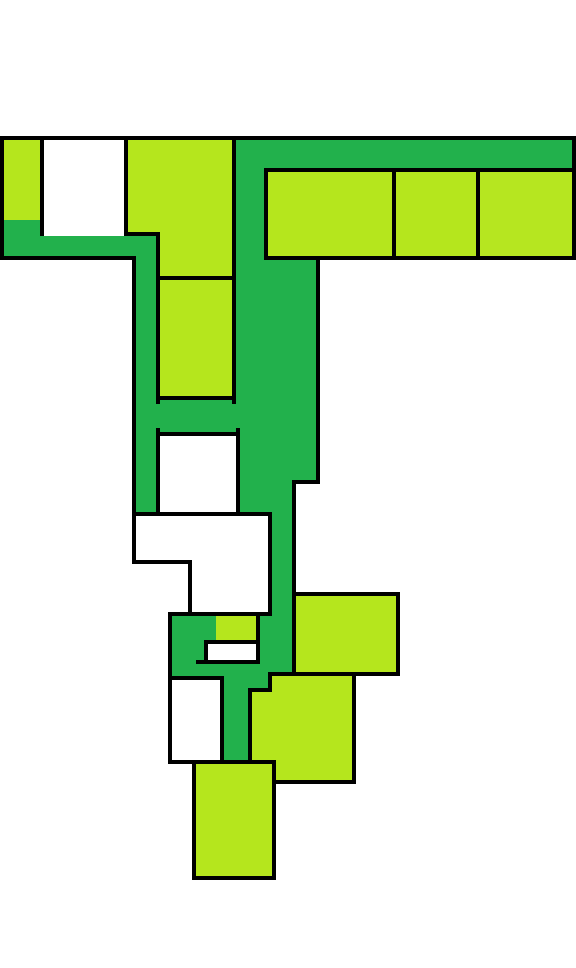

Tiled map render using the project's own tile images. Description and the map definition, with tile-layer contents summarised, below:
An orthogonal 144x242 tile map with 4x4 px tiles, 19 tile layers (sol, COULOIR_Y, COULOIR_Z, COULOIR_A1, ...).

<map version="1.10" tiledversion="1.11.2" orientation="orthogonal" renderorder="right-down" width="144" height="242" tilewidth="4" tileheight="4" infinite="0" nextlayerid="68" nextobjectid="8">
 <tileset firstgid="1" source="4X12.tsx" />
 <layer id="49" name="sol" width="144" height="242" locked="1">
  <data>[34848 cells, 34848 non-empty, 1 distinct tile ids]</data>
 </layer>
 <layer id="51" name="COULOIR_Y" width="144" height="242" locked="1">
  <data>[34848 cells, 588 non-empty, 1 distinct tile ids]</data>
 </layer>
 <layer id="52" name="COULOIR_Z" width="144" height="242" locked="1">
  <data>[34848 cells, 1482 non-empty, 1 distinct tile ids]</data>
 </layer>
 <layer id="53" name="COULOIR_A1" width="144" height="242" locked="1">
  <data>[34848 cells, 282 non-empty, 1 distinct tile ids]</data>
 </layer>
 <layer id="54" name="COULOIR_B1" width="144" height="242" locked="1">
  <data>[34848 cells, 151 non-empty, 1 distinct tile ids]</data>
 </layer>
 <layer id="55" name="COULOIR_C1" width="144" height="242" locked="1">
  <data>[34848 cells, 157 non-empty, 1 distinct tile ids]</data>
 </layer>
 <layer id="56" name="COULOIR_D1" width="144" height="242" locked="1">
  <data>[34848 cells, 345 non-empty, 1 distinct tile ids]</data>
 </layer>
 <layer id="57" name="COULOIR_E1" width="144" height="242" locked="1">
  <data>[34848 cells, 201 non-empty, 1 distinct tile ids]</data>
 </layer>
 <layer id="58" name="ESCALIER_3" width="144" height="242" locked="1">
  <data>[34848 cells, 60 non-empty, 1 distinct tile ids]</data>
 </layer>
 <layer id="59" name="ESCALIER_8" width="144" height="242" locked="1">
  <data>[34848 cells, 180 non-empty, 1 distinct tile ids]</data>
 </layer>
 <layer id="50" name="murs" width="144" height="242" locked="1">
  <data>[34848 cells, 1377 non-empty, 1 distinct tile ids]</data>
 </layer>
 <layer id="60" name="B111" width="144" height="242" locked="1">
  <data>[34848 cells, 532 non-empty, 1 distinct tile ids]</data>
 </layer>
 <layer id="61" name="B112" width="144" height="242" locked="1">
  <data>[34848 cells, 600 non-empty, 1 distinct tile ids]</data>
 </layer>
 <layer id="63" name="B113" width="144" height="242" locked="1">
  <data>[34848 cells, 475 non-empty, 1 distinct tile ids]</data>
 </layer>
 <layer id="62" name="B114" width="144" height="242" locked="1">
  <data>[34848 cells, 522 non-empty, 1 distinct tile ids]</data>
 </layer>
 <layer id="67" name="B115" width="144" height="242" locked="1">
  <data>[34848 cells, 796 non-empty, 1 distinct tile ids]</data>
 </layer>
 <layer id="66" name="B116" width="144" height="242" locked="1">
  <data>[34848 cells, 651 non-empty, 1 distinct tile ids]</data>
 </layer>
 <layer id="65" name="B117" width="144" height="242" locked="1">
  <data>[34848 cells, 420 non-empty, 1 distinct tile ids]</data>
 </layer>
 <layer id="64" name="B118" width="144" height="242" locked="1" opacity="0.99">
  <data>[34848 cells, 483 non-empty, 1 distinct tile ids]</data>
 </layer>
</map>
